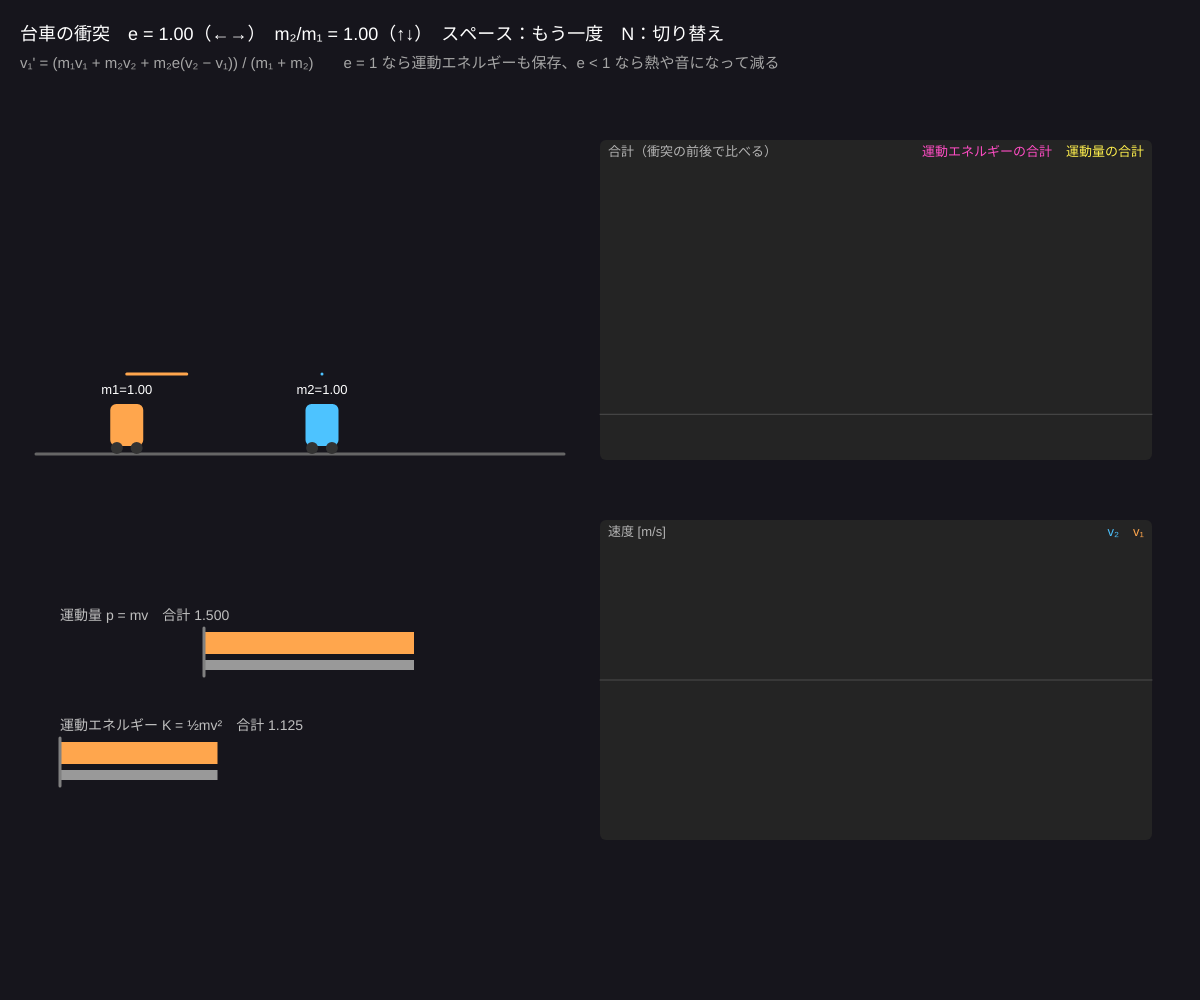
Frame 1 (no input)
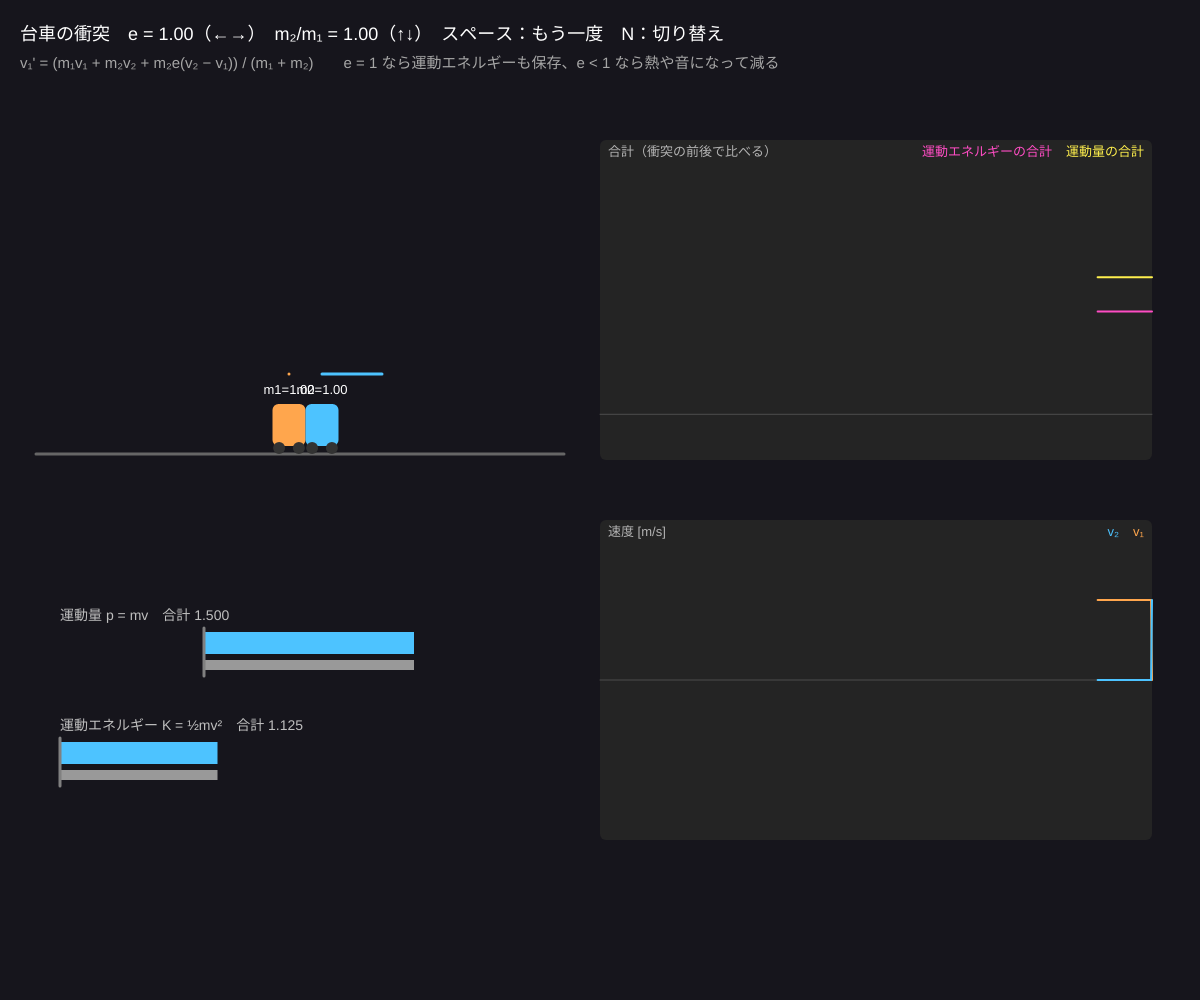
Frame 60 (no input)
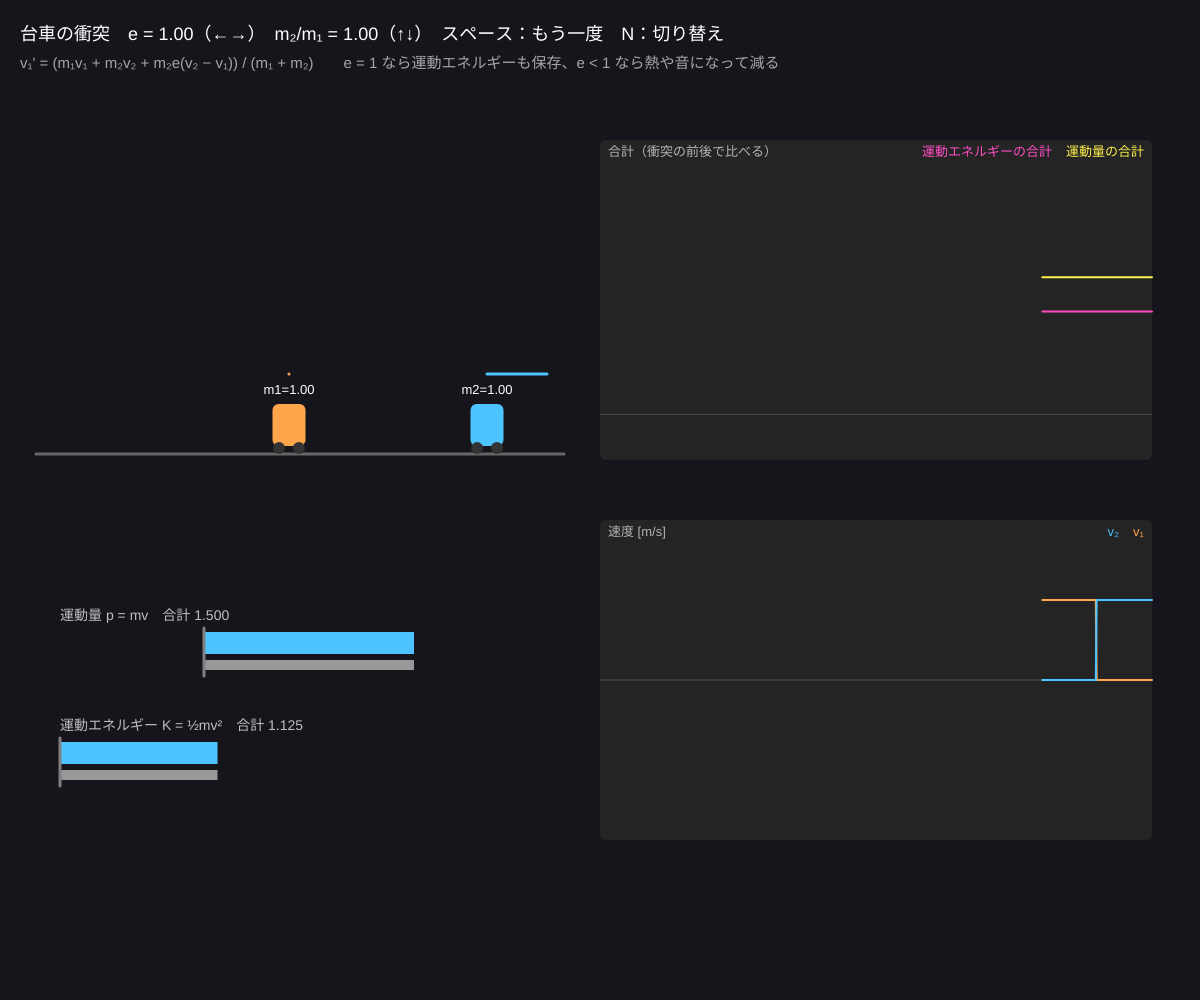
Frame 120 (the mouse pressed at the canvas centre since frame 60)

The p5.js sketch that drew these frames (run headless with seeded random() and noise() and a simulated clock; from frame 60 on, the mouse is pressed at the canvas centre):

// p5.js sketch
// ── sketch.js
// ============================================
// 03 運動量保存と衝突
// ぶつかっても運動量 p = m₁v₁ + m₂v₂ の合計は変わらない。運動エネルギーは反発係数 e しだいで減る
//   e = 1 弾性衝突、e = 0 くっつく（完全非弾性）。N でニュートンのゆりかご
// ←→ = 反発係数 e / ↑↓ = 質量比 m₂/m₁ / スペース = もう一度 / N = ゆりかご / 1〜4 = 持ち上げる玉の数
// ============================================

let e = 1.0;               // ★ 反発係数（0〜1）
let ratio = 1;             // ★ 質量比 m₂ / m₁
let v1start = 1.5;         // ★ 台車 1 の初速 [m/s]（台車 2 は止まっている）
let cradle = false;
let carts = [], balls = [];
let HIST = 600, dt = 1 / 60;
let hP = [], hK = [], hV1 = [], hV2 = [];
let lift = 1, simT = 0;

function setup() {
  createCanvas(windowWidth, windowHeight);
  colorMode(HSB, 360, 100, 100, 100);
  restart();
}

function restart() {
  carts = [{ x: -1.6, v: v1start, m: 1, w: 0.3 }, { x: 0.2, v: 0, m: ratio, w: 0.3 * sqrt(sqrt(ratio)) }];
  balls = [];
  for (let i = 0; i < 5; i++) balls.push({ th: i < lift ? -0.6 : 0, om: 0 });
  simT = 0;
}

// ★ 1 次元の衝突（反発係数 e）：運動量保存 + 「離れる速さ = e × 近づく速さ」
function collide(a, b) {
  let P = a.m * a.v + b.m * b.v, M = a.m + b.m;
  let va = (P + b.m * e * (b.v - a.v)) / M;
  let vb = (P + a.m * e * (a.v - b.v)) / M;
  a.v = va; b.v = vb;
}

function draw() {
  background(250, 25, 11);
  if (cradle) drawCradle(); else drawCarts();

  noStroke(); fill(0, 0, 100); textSize(18);
  text((cradle ? 'ニュートンのゆりかご（1〜4 で玉の数）' : '台車の衝突') + '　e = ' + nf(e, 1, 2) + '（←→）　m₂/m₁ = ' + nf(ratio, 1, 2) + '（↑↓）　スペース：もう一度　N：切り替え', 20, 40);
  fill(0, 0, 65); textSize(15);
  text('v₁\' = (m₁v₁ + m₂v₂ + m₂e(v₂ − v₁)) / (m₁ + m₂)　　e = 1 なら運動エネルギーも保存、e < 1 なら熱や音になって減る', 20, 68);
}

function drawCarts() {
  for (let sub = 0; sub < 4; sub++) {
    for (let c of carts) c.x += c.v * dt / 4;
    let [a, b] = carts;
    if (b.x - a.x < (a.w + b.w) / 2 && a.v > b.v) collide(a, b);
  }
  simT += dt;
  if (carts.some((c) => abs(c.x) > 2.6) || simT > 12) restart();
  let P = carts.reduce((s, c) => s + c.m * c.v, 0), K = carts.reduce((s, c) => s + 0.5 * c.m * c.v * c.v, 0);
  pushHist(hP, P); pushHist(hK, K); pushHist(hV1, carts[0].v); pushHist(hV2, carts[1].v);

  // 線路と台車
  let y = height * 0.42, sx = (x) => map(x, -2.4, 2.4, width * 0.03, width * 0.47), pxPerM = (width * 0.44) / 4.8;
  stroke(0, 0, 40); strokeWeight(3); line(width * 0.03, y + 34, width * 0.47, y + 34);
  carts.forEach((c, i) => {
    let w = c.w * pxPerM, hh = 30 + 12 * sqrt(c.m);
    noStroke(); fill(i ? 200 : 30, 70, 100); rect(sx(c.x) - w / 2, y + 26 - hh, w, hh, 6);
    fill(0, 0, 20); circle(sx(c.x) - w * 0.3, y + 28, 12); circle(sx(c.x) + w * 0.3, y + 28, 12);
    fill(0, 0, 100); textSize(13); textAlign(CENTER); text('m' + (i + 1) + '=' + nf(c.m, 1, 2), sx(c.x), y + 16 - hh);
    // 速度の矢印
    stroke(i ? 200 : 30, 70, 100); strokeWeight(3); line(sx(c.x), y - hh - 4, sx(c.x) + c.v * 40, y - hh - 4);
    textAlign(LEFT, BASELINE);
  });

  // 棒グラフ：運動量と運動エネルギー
  let bx = width * 0.05, by = height * 0.62, bw = width * 0.4;
  bars(bx, by, bw, '運動量 p = mv', [carts[0].m * carts[0].v, carts[1].m * carts[1].v], 2.4, true);
  bars(bx, by + 110, bw, '運動エネルギー K = ½mv²', [0.5 * carts[0].m * carts[0].v ** 2, 0.5 * carts[1].m * carts[1].v ** 2], 2.4, false);

  let gx = width * 0.5, gw = width * 0.46;
  drawPlot(gx, height * 0.14, gw, height * 0.32, [{ data: hP, hue: 55, name: '運動量の合計' }, { data: hK, hue: 320, name: '運動エネルギーの合計' }], -0.5, 3, '合計（衝突の前後で比べる）');
  drawPlot(gx, height * 0.52, gw, height * 0.32, [{ data: hV1, hue: 30, name: 'v₁' }, { data: hV2, hue: 200, name: 'v₂' }], -3, 3, '速度 [m/s]');
}

// 合計と内訳の棒
function bars(x, y, w, title, vals, vmax, signed) {
  noStroke(); fill(0, 0, 75); textSize(14); text(title + '　合計 ' + nf(vals[0] + vals[1], 1, 3), x, y);
  let x0 = signed ? x + w * 0.3 : x, s = (w * 0.7) / vmax;
  let cur = x0;
  vals.forEach((v, i) => { fill(i ? 200 : 30, 70, 100); rect(cur, y + 12, v * s, 22); cur += v * s; });
  fill(0, 0, 60); rect(x0, y + 40, (vals[0] + vals[1]) * s, 10);
  stroke(0, 0, 50); line(x0, y + 8, x0, y + 56);
}

// ---- ニュートンのゆりかご：5 つの振り子、触れたら 1 次元の衝突
function drawCradle() {
  let Lp = height * 0.32, r = height * 0.04, top = height * 0.2, cx = width * 0.25;
  let gL = 9.8 / (Lp / 200);  // g / L（見た目の長さに合わせる）
  for (let sub = 0; sub < 20; sub++) {
    let h = dt / 20;
    for (let b of balls) { b.om += -gL * sin(b.th) * h; b.th += b.om * h; }
    // 隣どうしが重なって近づいていたら衝突（何回か繰り返して伝える）
    for (let it = 0; it < 5; it++) for (let i = 0; i < 4; i++) {
      let A = balls[i], B = balls[i + 1];
      let xa = (i - 2) * 2 * r + Lp * sin(A.th), xb = (i - 1) * 2 * r + Lp * sin(B.th);
      if (xb - xa < 2 * r + 0.5 && A.om * cos(A.th) > B.om * cos(B.th)) {
        let a = { m: 1, v: A.om }, c = { m: 1, v: B.om };
        collide(a, c); A.om = a.v; B.om = c.v;
      }
    }
  }
  stroke(0, 0, 60); strokeWeight(6); line(cx - 4 * r, top, cx + 4 * r, top);
  balls.forEach((b, i) => {
    let ax = cx + (i - 2) * 2 * r, bx = ax + Lp * sin(b.th), by = top + Lp * cos(b.th);
    stroke(0, 0, 70); strokeWeight(1.5); line(ax, top, bx, by);
    noStroke(); fill(45, 20, 90); circle(bx, by, 2 * r);
  });
  let P = balls.reduce((s, b) => s + b.om, 0), K = balls.reduce((s, b) => s + 0.5 * b.om * b.om + gL * (1 - cos(b.th)), 0);
  pushHist(hP, P); pushHist(hK, K);
  drawPlot(width * 0.5, height * 0.2, width * 0.46, height * 0.5, [{ data: hP, hue: 55, name: '角運動量の合計 Σω' }, { data: hK, hue: 320, name: '力学的エネルギー' }], -4, 12, '合計（e < 1 だとだんだん止まる）');
  noStroke(); fill(0, 0, 65); textSize(15);
  text('同じ質量・e = 1 だと「速度の交換」が起き、持ち上げた数と同じ数の玉が反対側から飛び出す', 20, height - 30);
}

function keyPressed() {
  if (key === RIGHT_ARROW) e = min(round((e + 0.1) * 10) / 10, 1);
  if (key === LEFT_ARROW) e = max(round((e - 0.1) * 10) / 10, 0);
  if (key === UP_ARROW) { ratio = min(ratio * 2, 16); restart(); }
  if (key === DOWN_ARROW) { ratio = max(ratio / 2, 1 / 16); restart(); }
  if (key === ' ') restart();
  if (key === 'n' || key === 'N') { cradle = !cradle; hP = []; hK = []; restart(); }
  if (key >= '1' && key <= '4') { lift = int(key); cradle = true; restart(); }
}

// ---------- やってみよう ----------
// 1. e = 1、質量比 1 で衝突。台車 1 がぴたっと止まり、台車 2 が同じ速さで動き出す（速度の交換）
// 2. 質量比 16（重いトラックに軽い車）と 1/16（ピンポン球にボウリング球）で、跳ね返りはどうなる？
// 3. e = 0 にすると 2 台はくっつく。失われた運動エネルギーは何 % ？ 質量比で変わる
// 4. ゆりかごで e = 0.9 にすると？ 本物のゆりかごがだんだん「まとまって」揺れる理由


// ==================================================
// ここから下は「グラフを描く道具」です
// ==================================================
function pushHist(arr, val) {
  arr.push(isFinite(val) ? val : 0);
  if (arr.length > HIST) arr.shift();
}
// 時間プロット：枠 (x, y, w, h) に series = [{data, hue, name}] を描く（縦の範囲 lo〜hi）
function drawPlot(x0, y0, w, h, series, lo, hi, title) {
  noStroke(); fill(0, 0, 14); rect(x0, y0, w, h, 6);
  stroke(0, 0, 30); strokeWeight(1);
  let yz = map(0, lo, hi, y0 + h, y0);
  if (yz > y0 && yz < y0 + h) line(x0, yz, x0 + w, yz);
  for (let s of series) {
    stroke(s.hue, 70, 100); strokeWeight(2); noFill();
    beginShape();
    for (let i = 0, off = HIST - s.data.length; i < s.data.length; i++) vertex(map(i + off, 0, HIST - 1, x0, x0 + w), map(constrain(s.data[i], lo, hi), lo, hi, y0 + h, y0));
    endShape();
  }
  noStroke(); fill(0, 0, 70); textSize(13); textAlign(LEFT, TOP);
  text(title, x0 + 8, y0 + 6);
  let lx = x0 + w - 8; textAlign(RIGHT, TOP);
  for (let s of series) { fill(s.hue, 70, 100); text(s.name, lx, y0 + 6); lx -= textWidth(s.name) + 14; }
  textAlign(LEFT, BASELINE);
}
